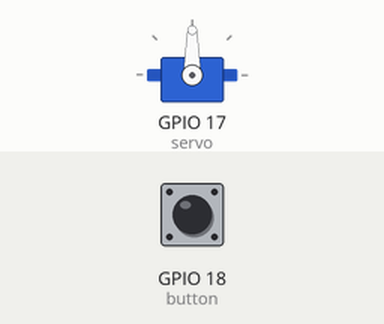
Recording of a program running on a simulated Raspberry Pi (BCM pin numbers). On the bench: servo. Inputs (shaded band) come from the test bench; at power-on: GPIO 18 (button) HIGH. Servo angles are drawn from the pulse width (0.5 ms = 0°, 2.5 ms = 180°).

Above: at 1.2 s.
1.3 s: GPIO 18 (button) pulled LOW for 0.15 s
At 4.1 s:
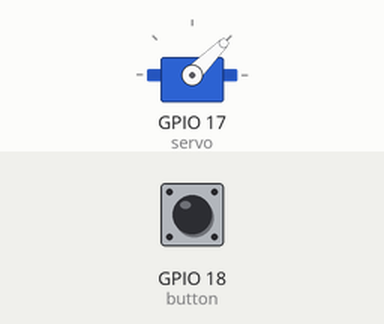
4.4 s: GPIO 18 (button) pulled LOW for 1 s
At 4.8 s:
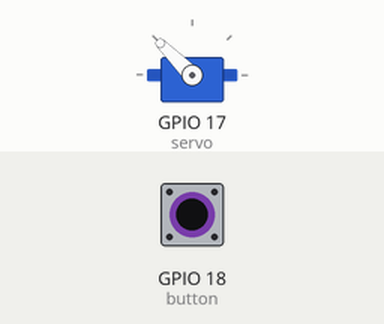
7.9 s: GPIO 18 (button) pulled LOW for 3.2 s
At 12.2 s:
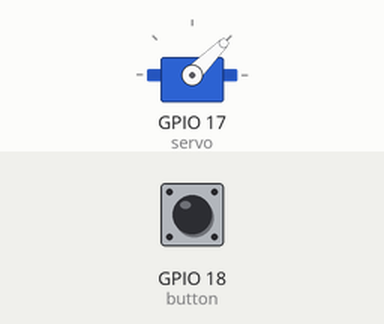
Timing chart, 0 to 13.7 s (numbered marks = the images above; inputs shaded):
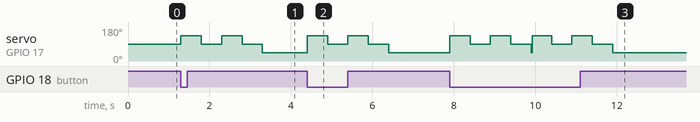

The program:

ServoandButton.py
```python
from gpiozero import Servo
from gpiozero import Button
from time import sleep
button = Button(18)
servo=Servo(17)

def ButtonedServo():
    if button.is_pressed:

        servo.max()
        sleep(0.5)
        servo.mid()
        sleep(0.5)
        servo.max()
        sleep(0.5)
        servo.mid()
        sleep(0.5)
        servo.min()
while True:
    ButtonedServo()
```

Measured:
- after the input at 1.3 s, servo on GPIO 17 (servo): 90° → 135° at once, → 90° 0.50 s later, → 135° 0.50 s later, → 90° 0.50 s later, … (5 changes in this stretch)
- after the input at 4.4 s, servo on GPIO 17 (servo): 45° → 135° at once, → 90° 0.50 s later, → 135° 0.50 s later, → 90° 0.50 s later, … (5 changes in this stretch)
- after the input at 7.9 s, servo on GPIO 17 (servo): 45° → 135° at once, → 90° 0.50 s later, → 135° 0.50 s later, → 90° 0.50 s later, … (10 changes in this stretch)
